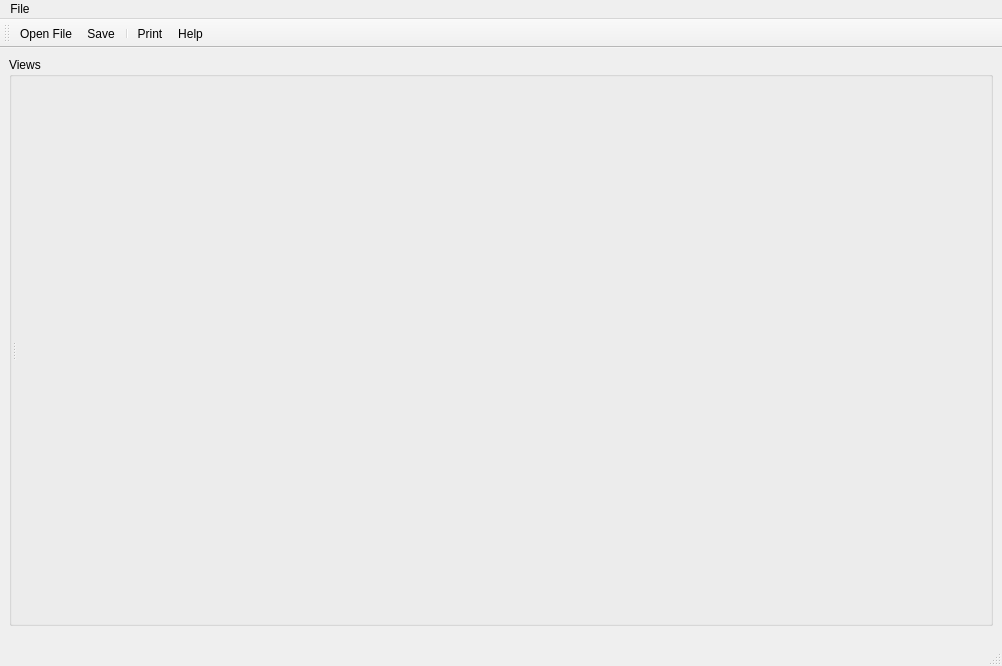
<ui version="4.0" >
 <class>SimpleView</class>
 <widget class="QMainWindow" name="SimpleView" >
  <property name="geometry" >
   <rect>
    <x>0</x>
    <y>0</y>
    <width>1002</width>
    <height>666</height>
   </rect>
  </property>
  <property name="windowTitle" >
   <string>SimpleView</string>
  </property>
  <property name="windowIcon" >
   <iconset resource="Icons/icons.qrc" >:/Icons/help.png</iconset>
  </property>
  <property name="iconSize" >
   <size>
    <width>22</width>
    <height>22</height>
   </size>
  </property>
  <widget class="QWidget" name="centralwidget" >
   <widget class="QGroupBox" name="groupBoxGraph" >
    <property name="geometry" >
     <rect>
      <x>9</x>
      <y>9</y>
      <width>984</width>
      <height>569</height>
     </rect>
    </property>
    <property name="sizePolicy" >
     <sizepolicy vsizetype="Expanding" hsizetype="Expanding" >
      <horstretch>1</horstretch>
      <verstretch>1</verstretch>
     </sizepolicy>
    </property>
    <property name="title" >
     <string>Views</string>
    </property>
    <layout class="QVBoxLayout" >
     <property name="spacing" >
      <number>0</number>
     </property>
     <property name="leftMargin" >
      <number>0</number>
     </property>
     <property name="topMargin" >
      <number>0</number>
     </property>
     <property name="rightMargin" >
      <number>0</number>
     </property>
     <property name="bottomMargin" >
      <number>0</number>
     </property>
     <item>
      <widget class="QSplitter" name="splitter" >
       <property name="orientation" >
        <enum>Qt::Horizontal</enum>
       </property>
       <widget class="QFrame" name="tableFrame" >
        <layout class="QVBoxLayout" >
         <property name="spacing" >
          <number>0</number>
         </property>
         <property name="leftMargin" >
          <number>0</number>
         </property>
         <property name="topMargin" >
          <number>0</number>
         </property>
         <property name="rightMargin" >
          <number>0</number>
         </property>
         <property name="bottomMargin" >
          <number>0</number>
         </property>
        </layout>
       </widget>
       <widget class="QVTKOpenGLWidget" name="qvtkWidget" >
        <property name="sizePolicy" >
         <sizepolicy vsizetype="Expanding" hsizetype="Expanding" >
          <horstretch>1</horstretch>
          <verstretch>1</verstretch>
         </sizepolicy>
        </property>
        <property name="minimumSize" >
         <size>
          <width>300</width>
          <height>300</height>
         </size>
        </property>
       </widget>
      </widget>
     </item>
    </layout>
   </widget>
  </widget>
  <widget class="QMenuBar" name="menubar" >
   <property name="geometry" >
    <rect>
     <x>0</x>
     <y>0</y>
     <width>1002</width>
     <height>25</height>
    </rect>
   </property>
   <widget class="QMenu" name="menuFile" >
    <property name="title" >
     <string>File</string>
    </property>
    <addaction name="actionOpenFile" />
    <addaction name="actionSave" />
    <addaction name="separator" />
    <addaction name="actionPrint" />
    <addaction name="actionHelp" />
    <addaction name="actionExit" />
   </widget>
   <addaction name="menuFile" />
  </widget>
  <widget class="QStatusBar" name="statusbar" />
  <widget class="QToolBar" name="toolBar" >
   <property name="orientation" >
    <enum>Qt::Horizontal</enum>
   </property>
   <property name="iconSize" >
    <size>
     <width>22</width>
     <height>22</height>
    </size>
   </property>
   <attribute name="toolBarArea" >
    <enum>TopToolBarArea</enum>
   </attribute>
   <attribute name="toolBarBreak" >
    <bool>false</bool>
   </attribute>
   <addaction name="actionOpenFile" />
   <addaction name="actionSave" />
   <addaction name="separator" />
   <addaction name="actionPrint" />
   <addaction name="actionHelp" />
  </widget>
  <action name="actionOpenFile" >
   <property name="enabled" >
    <bool>true</bool>
   </property>
   <property name="icon" >
    <iconset resource="Icons/icons.qrc" >:/Icons/fileopen.png</iconset>
   </property>
   <property name="text" >
    <string>Open File...</string>
   </property>
  </action>
  <action name="actionExit" >
   <property name="text" >
    <string>Exit</string>
   </property>
  </action>
  <action name="actionPrint" >
   <property name="icon" >
    <iconset resource="Icons/icons.qrc" >:/Icons/print.png</iconset>
   </property>
   <property name="text" >
    <string>Print</string>
   </property>
  </action>
  <action name="actionHelp" >
   <property name="icon" >
    <iconset resource="Icons/icons.qrc" >:/Icons/help.png</iconset>
   </property>
   <property name="text" >
    <string>Help</string>
   </property>
  </action>
  <action name="actionSave" >
   <property name="icon" >
    <iconset resource="Icons/icons.qrc" >:/Icons/filesave.png</iconset>
   </property>
   <property name="text" >
    <string>Save</string>
   </property>
  </action>
 </widget>
 <customwidgets>
  <customwidget>
   <class>QVTKOpenGLWidget</class>
   <extends>QWidget</extends>
   <header>QVTKOpenGLWidget.h</header>
  </customwidget>
 </customwidgets>
 <resources>
  <include location="Icons/icons.qrc" />
 </resources>
 <connections/>
</ui>
